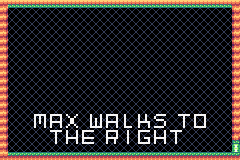

A 2D game scene composited from a Tiled map and its tileset images. What follows is a short description and the map's XML, with each tile layer's data collapsed to a summary:
An orthogonal 30x20 tile map with 8x8 px tiles, 2 tile layers (Kachelebene 1, Kachelebene 3), 1 hidden layer not drawn, 2 tilesets.

<map version="1.2" tiledversion="1.2.4" orientation="orthogonal" renderorder="right-down" width="30" height="20" tilewidth="8" tileheight="8" infinite="0" nextlayerid="5" nextobjectid="3">
 <tileset firstgid="1" name="world" tilewidth="8" tileheight="8" tilecount="64" columns="8">
  <image source="../images/world.png" width="64" height="64" />
 </tileset>
 <tileset firstgid="65" name="alpha" tilewidth="8" tileheight="8" tilecount="144" columns="12">
  <image source="../images/alpha.png" width="96" height="96" />
 </tileset>
 <layer id="1" name="Kachelebene 1" width="30" height="20">
  <data>[600 cells, 600 non-empty, 8 distinct tile ids]</data>
 </layer>
 <layer id="2" name="Kachelebene 2" width="30" height="20" visible="0">
  <properties>
   <property name="logic" type="bool" value="true" />
  </properties>
  <data>[600 cells, 97 non-empty, 4 distinct tile ids]</data>
 </layer>
 <layer id="4" name="Kachelebene 3" width="30" height="20">
  <data>[600 cells, 72 non-empty, 56 distinct tile ids]</data>
 </layer>
</map>
